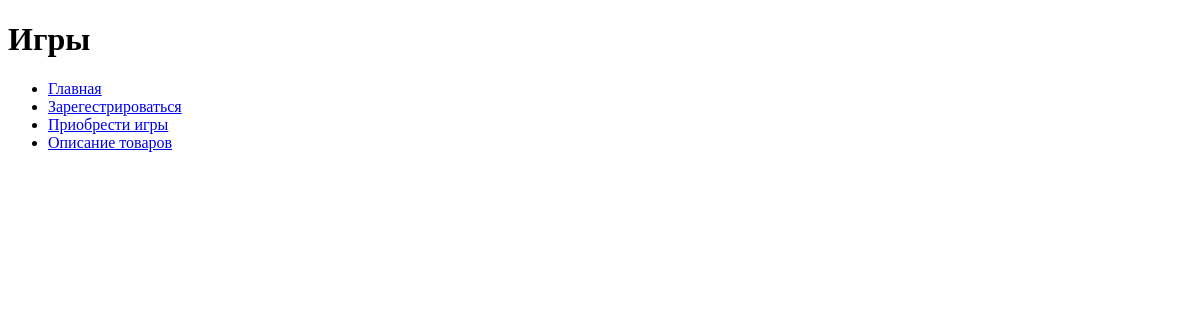
The page /games/ on the database as committed earlier.
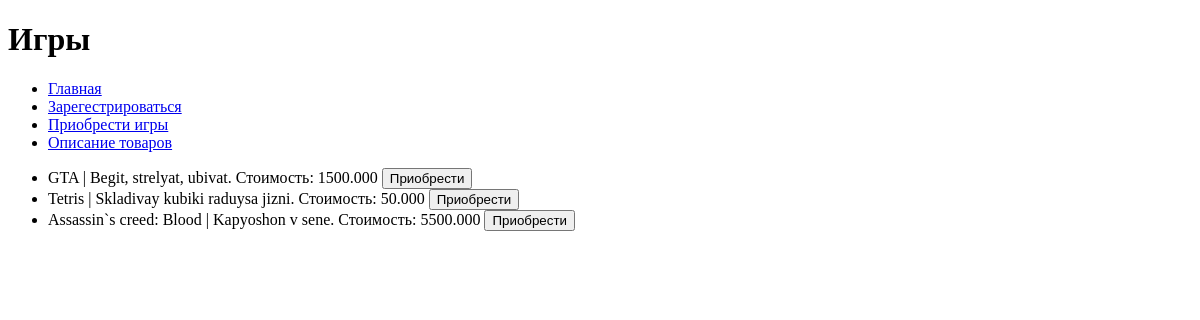
The same page on the database as committed later.
### task1/models.py (models this page shows)
class Game(models.Model):
    title = models.CharField(max_length=100)
    cost = models.DecimalField(max_digits=10, decimal_places=3)
    size = models.DecimalField(max_digits=10, decimal_places=3)
    description = models.TextField()
    age_limited = models.BooleanField(False)
    buyer = models.ManyToManyField(Buyer, related_name='game_buyer')

### task1/views.py (the view)
# urls.py: path('games/', views.game_page),
def game_page(request):
    game_type = Game.objects.all()
    context = {
        'game_type': game_type
    }
    return render(request, 'one_task/games.html', context)

### templates/one_task/games.html
{% extends "one_task/menu.html" %}
{% block pagename %} <h1>Игры</h1> {% endblock %}
{% block menu %}
    {{ block.super }}
{% endblock %}
{% block content %}
    <ul>
        {% for game in game_type %}
            <li>{{ game.title }} | {{ game.description }}. Стоимость: {{ game.cost }} <button>Приобрести</button></li>
        {% endfor %}
    </ul>
{% endblock %}

### templates/one_task/menu.html (shortened to what this page needs)
<!DOCTYPE html>
<html lang="en">
<head>
</head>
<body>
    <header>
        {% block pagename %}{% endblock %}
    </header>
    <nav>
        {% block menu %}
        <ul>
            <li><a href="/">Главная</a></li>
            <li><a href="/sign_up">Зарегестрироваться</a></li>
            <li><a href="/games">Приобрести игры</a></li>
            <li><a href="/descript">Описание товаров</a></li>
        </ul>
        {% endblock %}
    </nav>
    <main>
        {% block content %}{% endblock %}
    </main>
</body>
</html>

Rows that differ between the two databases and show on the page:
added Game: title "GTA", description "Begit, strelyat, ubivat", cost "1500.000"
added Game: title "Tetris", description "Skladivay kubiki raduysa jizni", cost "50.000"
added Game: title "Assassin`s creed: Blood", description "Kapyoshon v sene", cost "5500.000"
